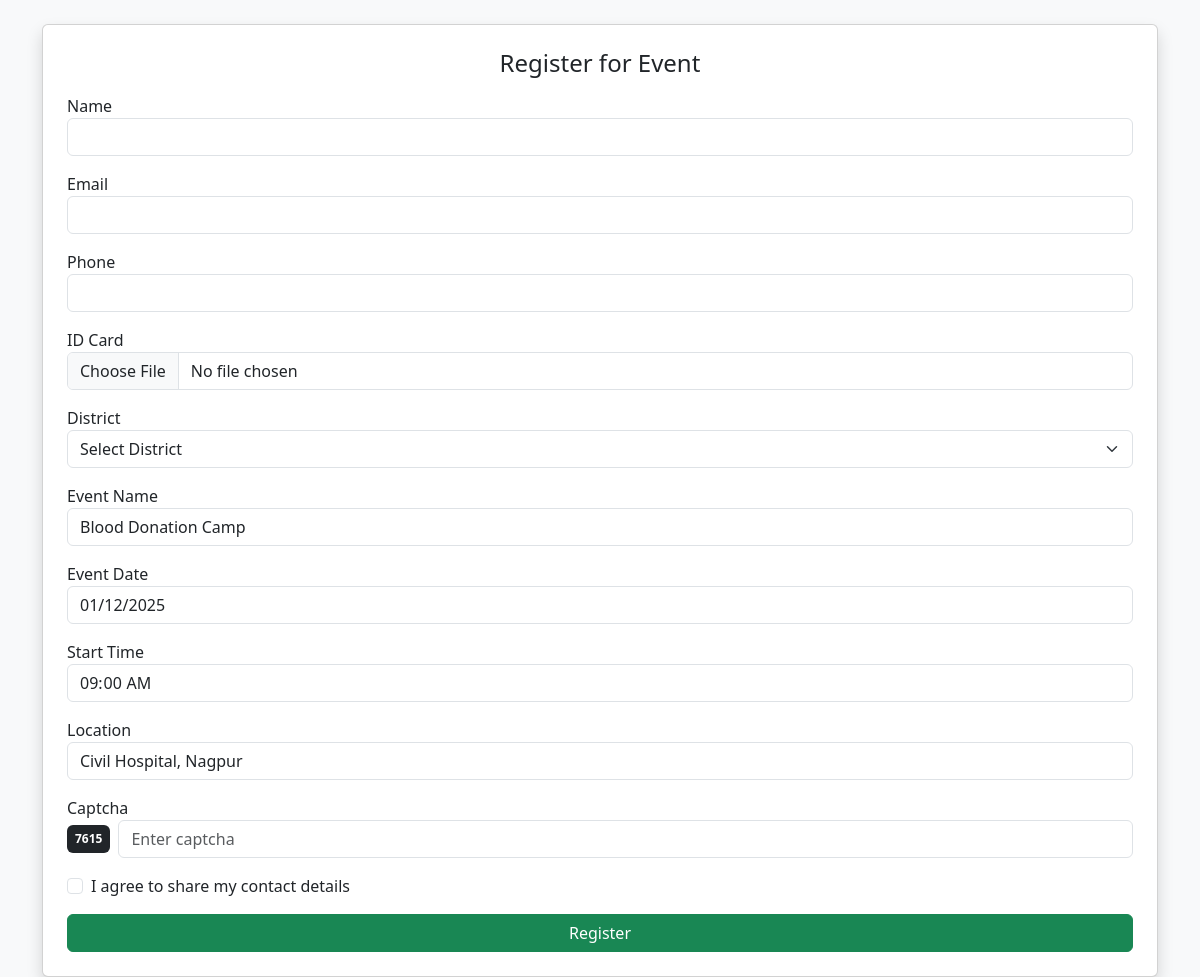
The app's page /registerEvent.php?id=16, older data.
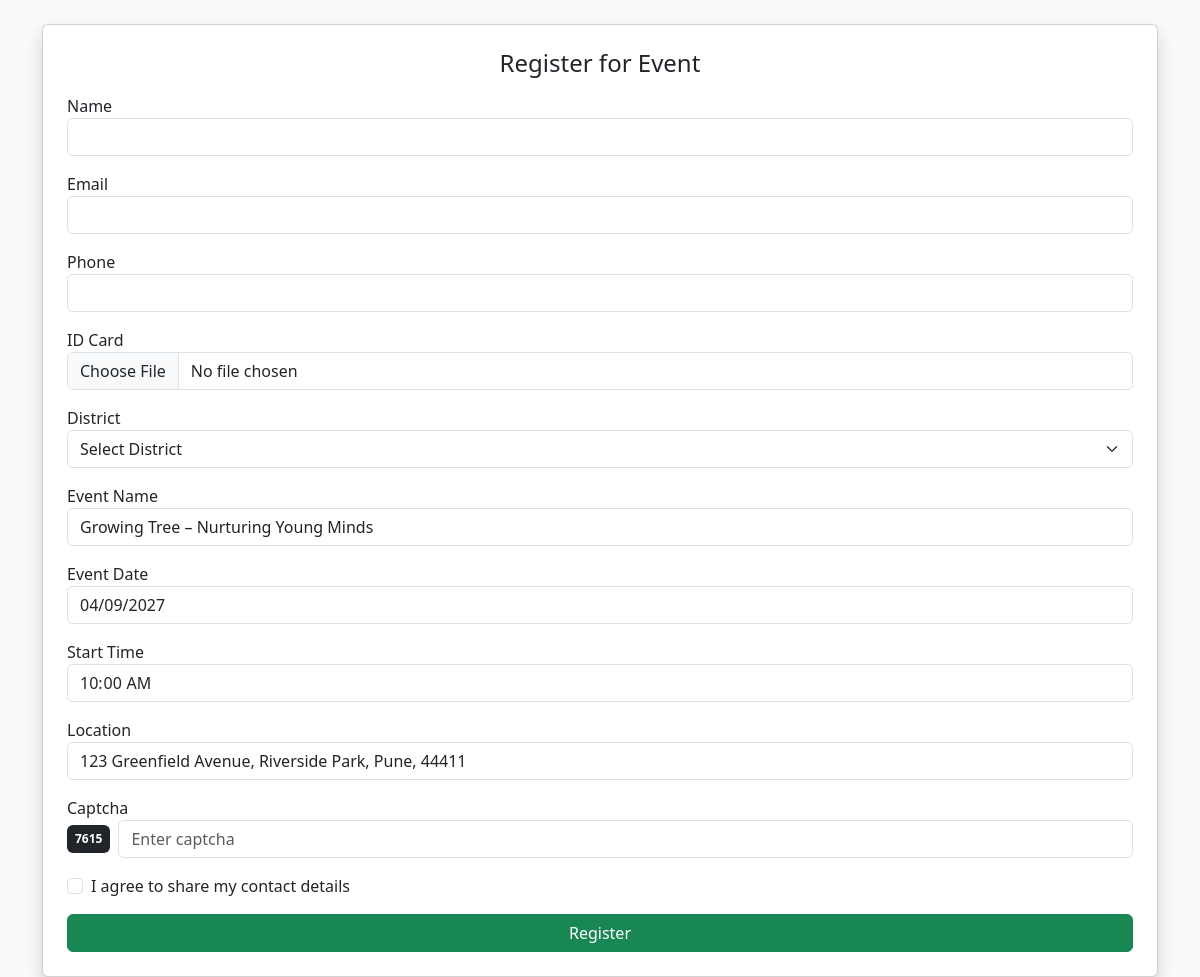
The same page, newer data.
### tables this page shows
CREATE TABLE `community_events` (
  `id` int(11) NOT NULL,
  `event_name` varchar(255) NOT NULL,
  `category` varchar(100) NOT NULL,
  `other_category` varchar(255) DEFAULT NULL,
  `district` varchar(100) NOT NULL,
  `start_time` time DEFAULT NULL,
  `end_time` time DEFAULT NULL,
  `date` date DEFAULT NULL,
  `registration_deadline` varchar(255) NOT NULL,
  `image` varchar(255) DEFAULT 'default_event.jpg',
  `event_type` varchar(150) NOT NULL,
  `event_ty` varchar(255) NOT NULL,
  `location` varchar(255) NOT NULL,
  `about` text DEFAULT NULL,
  `created_at` timestamp NOT NULL DEFAULT current_timestamp(),
  `created_by` int(11) NOT NULL,
  `Community` int(11) DEFAULT NULL,
  `event_code` varchar(50) DEFAULT NULL,
  `privacy` varchar(10) NOT NULL DEFAULT 'public',
  `details` text DEFAULT NULL,
  `status` enum('Upcoming','Ongoing','Completed','Cancelled') DEFAULT 'Upcoming'
);

### registerEvent.php (the view, shortened to what this page needs)
<?php
$conn = mysqli_connect("localhost", "root", "", "community_connect");
$event_id = intval($_GET['id']);
$event_query = "SELECT * FROM community_events WHERE id = $event_id";
$event_result = mysqli_query($conn, $event_query);
$row = mysqli_fetch_assoc($event_result);
$isPrivate = ($row['privacy'] === 'private');
$captcha_code = rand(1000, 9999);
?>
<!doctype html>
<html lang="en">
<head>
<link href="https://cdn.jsdelivr.net/npm/bootstrap@5.3.8/dist/css/bootstrap.min.css" rel="stylesheet">
</head>
<body class="bg-light">
<div class="container mt-4">
<div class="card p-4 shadow">
<h4 class="text-center mb-3">Register for Event</h4>
<form method="post" action="register_Event_Insert.php" enctype="multipart/form-data">
<div class="mb-3">
<label>Name</label>
<input type="text" name="name" class="form-control" required>
</div>
<div class="mb-3">
<label>Email</label>
<input type="email" id="email" name="email" class="form-control" required>
</div>
<div class="mb-3">
<label>Phone</label>
<input type="tel" name="phone" class="form-control" required>
</div>
<div class="mb-3">
<label>ID Card</label>
<input type="file" name="image" class="form-control" <?php echo $isPrivate ? 'required' : ''; ?>>
</div>
<div class="mb-3">
<label>District</label>
<select name="district" class="form-select" required>
<option value="">Select District</option>
</select>
</div>
<div class="mb-3">
<label>Event Name</label>
<input type="text" class="form-control" value="<?php echo $row['event_name']; ?>" readonly>
</div>
<div class="mb-3">
<label>Event Date</label>
<input type="date" class="form-control" value="<?php echo $row['date']; ?>" readonly>
</div>
<div class="mb-3">
<label>Start Time</label>
<input type="time" class="form-control" value="<?php echo $row['start_time']; ?>" readonly>
</div>
<div class="mb-3">
<label>Location</label>
<input type="text" class="form-control" value="<?php echo $row['location']; ?>" readonly>
</div>
<div class="mb-3">
<label>Captcha</label>
<div class="d-flex align-items-center mb-2">
<span class="badge bg-dark p-2 me-2"><?php echo $captcha_code; ?></span>
<input type="text" name="captcha" class="form-control" placeholder="Enter captcha" required>
</div>
</div>
<div class="form-check mb-3">
<input class="form-check-input" type="checkbox" required>
<label class="form-check-label">
I agree to share my contact details
</label>
</div>
<button class="btn btn-success w-100">Register</button>
</form>
</div>
</div>
<div class="toast-container position-fixed top-0 end-0 p-4">
</div>
</body>
</html>

Row changes from the older to the newer data that the page shows:
changed community_events: event_name "Blood Donation Camp" → "Growing Tree – Nurturing Young Minds"; date "01/12/2025" → "04/09/2027"; start_time "09:00:00" → "10:00:00"; location "Civil Hospital, Nagpur" → "123 Greenfield Avenue, Riverside Park, Pune, 44411"
